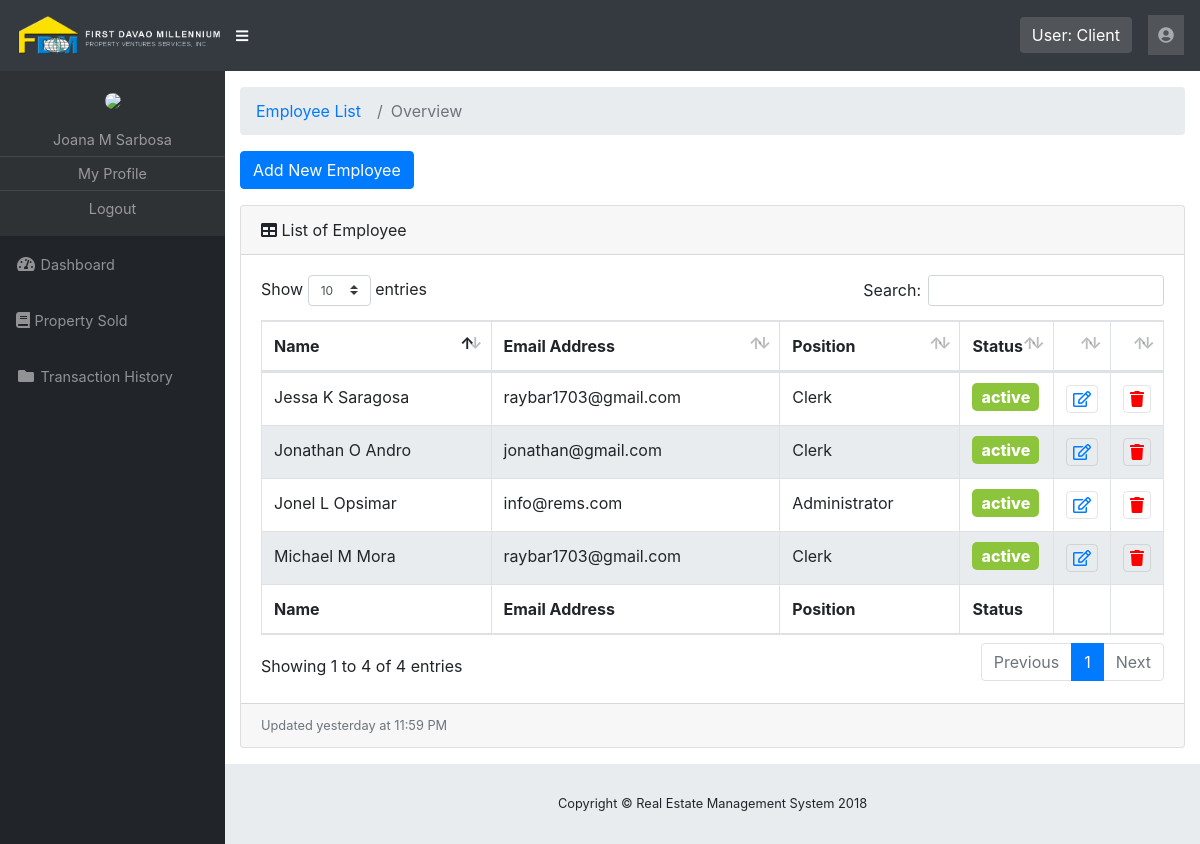
Screenshot of /rems/pages/employee-list.php (signed in) with the database file from the repository.
### tables this page shows
CREATE TABLE IF NOT EXISTS `employee` (
  `id` int(11) NOT NULL AUTO_INCREMENT,
  `firstname` varchar(100) NOT NULL,
  `middlename` varchar(100) NOT NULL,
  `lastname` varchar(100) NOT NULL,
  `age` int(11) NOT NULL,
  `gender` tinyint(2) NOT NULL DEFAULT '0',
  `position` varchar(100) NOT NULL,
  `physical_address` varchar(255) NOT NULL,
  `email_address` varchar(100) NOT NULL,
  `contact_number` int(15) NOT NULL,
  `image_path` varchar(150) NOT NULL,
  `account_id` int(11) NOT NULL,
  `status` tinyint(2) NOT NULL DEFAULT '0',
  `deleted` tinyint(2) NOT NULL DEFAULT '0',
  PRIMARY KEY (`id`)
);

### rems/pages/employee-list.php (the view, shortened to what this page needs)
<?php
  include '../template/header.php';
?>
  <div id="content-wrapper">
    <div class="container-fluid">
      <ol class="breadcrumb">
        <li class="breadcrumb-item">
          <a href="client-list.php">Employee List</a>
        </li>
        <li class="breadcrumb-item active">Overview</li>
      </ol>
      <div class="btn-container">
        <button class="btn btn-primary" data-toggle="modal" data-target="#addnewemployee">Add New Employee</button>
      </div>
          <div class="card mb-3">
            <div class="card-header">
              <i class="fas fa-table"></i>
              List of Employee</div>
            <div class="card-body">
              <div class="table-responsive">
                <table class="table table-bordered" id="dataTable" width="100%" cellspacing="0">
                  <thead>
                    <tr>
                      <th>Name</th>
                      <th>Email Address</th>
                      <th>Position</th>
                      <th>Status</th>
                     <th></th>
                      <th></th>
                    </tr>
                  </thead>
                  <tfoot>
                    <tr>
                      <th>Name</th>
                      <th>Email Address</th>
                      <th>Position</th>
                      <th>Status</th>
                      <th></th>
                       <th></th>
                    </tr>
                  </tfoot>
                  <tbody>
                  <?php
                    $sql = "SELECT id,firstname,middlename,lastname,email_address,status,position FROM employee WHERE deleted= 0";
                     $result = mysqli_query($mysqli,$sql);
                      if (mysqli_num_rows($result) > 0) {
                         while($row = mysqli_fetch_assoc($result)) {
                          $name = $row['firstname'].' '.$row['middlename'].' '.$row['lastname'];
                          $status = $row['status'];
                          $id = $row["id"];
                          echo '<tr>';
                          echo '<td>'.$name.'</td>';
                          echo '<td>'.$row['email_address'].'</td>';
                          echo '<td>'.$row['position'].'</td>';
                          if($status == 0){
                            $status = 'active';
                            echo '<td style="width:35px;"><span class="status-ac">'.$status.'</span></td>';
                          }else{
                            $status = 'inactive';
                             echo '<td style="width:35px;"><span class="status-in">'.$status.'</span></td>';
                          }
                          echo '<td style="width:15px;"><button class="toolbar-edit" onclick="showEditEmp('.$id.');" > <i class="far fa-edit"></i>'.''.'</button></td>';
                          echo '<td style="width:15px;"><button class="toolbar-delete" onclick="showDeleteEmp('.$id.');" ><i class="fa fa-trash" aria-hidden="true"></i>'.''.'</button</td>';
                          echo '</tr>';
                         }
                      }
                  ?>
                  </tbody>
                </table>
              </div>
            </div>
            <div class="card-footer small text-muted">Updated yesterday at 11:59 PM</div>
          </div>
    </div>
</div>
<?php
  include '../template/footer.php';
?>

### rems/css/sb-admin.css (style rules this page uses)
html { position: relative; min-height: 100%; }
body { height: 100%; }
#wrapper #content-wrapper { overflow-x: hidden; width: 100%; padding-top: 1rem; padding-bottom: 80px; }
:root { --input-padding-x: 0.75rem; --input-padding-y: 0.75rem; }

### rems/css/style.css (style rules this page uses)
.btn-container { margin: 1em 0; }
.status-ac { background: #8cc53b; padding: 4px 9px; border-radius: 5px; color: #fff; font-weight: 800; }
.toolbar-edit { background: transparent; border: 1px solid rgba(0,0,0,0.1); color: #007bff; border-radius: 4px; }
.toolbar-delete { background: transparent; border: 1px solid rgba(0,0,0,0.1); color: red; border-radius: 4px; }
tr.even { background: #e9ecef; }

### rows the page displays
employee: name "Jonel L Opsimar", email_address "info@rems.com", position "Administrator", status "active"
employee: name "Jessa K Saragosa", email_address "raybar1703@gmail.com", position "Clerk", status "active"
employee: name "Michael M Mora", email_address "raybar1703@gmail.com", position "Clerk", status "active"
employee: name "Jonathan O Andro", email_address "jonathan@gmail.com", position "Clerk", status "active"

### other values shown
$_SESSION['user_type'] "Client"
$name "Joana M Sarbosa"
